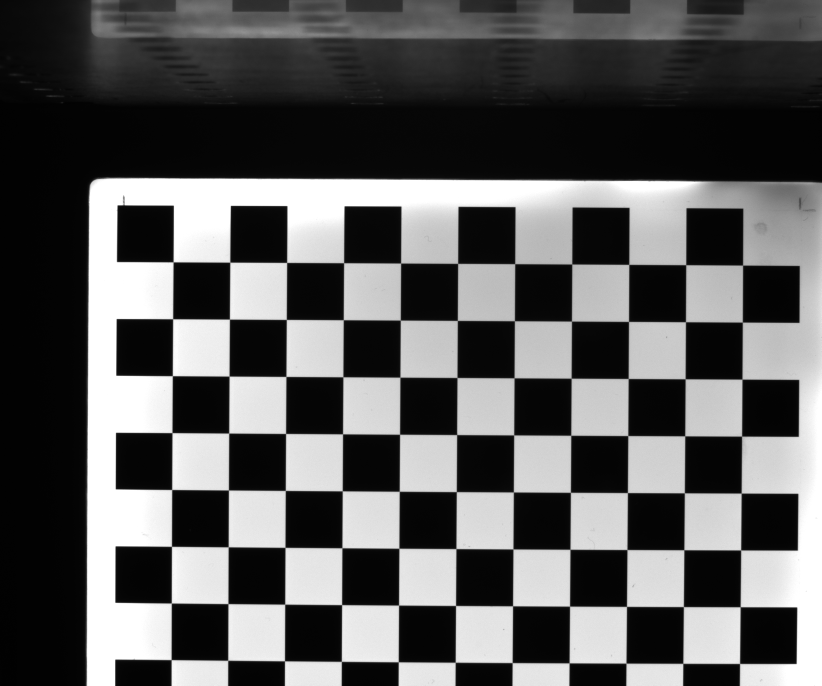
#> input picture notebooks/smartmtf/pos9.9_sharpest.tiff, 2464 x 2056 px (shown at 1/3 size)
$ jupyter execute mtf.ipynb
#> lines starting #> are read from the running program, lines starting #| are printed output that depends on the picture
### notebooks/common.py
import cv2
import numpy as np
from scipy.signal import savgol_filter
from scipy.ndimage import rotate
import PIL
import matplotlib.pyplot as plt
import math
from scipy.fft import fft, fftfreq, fftshift

def a(b):
    return b+1

def read_image(filename):
    image = cv2.imread(filename, cv2.IMREAD_GRAYSCALE)
    return image

class Point:
    def __init__(self, x, y):
        self.x = x
        self.y = y

class ROI:
    def __init__(self, ul, lr):
        self.ul = ul
        self.lr = lr

# get_roi
def get_roi(image, topleft, bottomright):
    ul = Point(topleft[0], topleft[1])
    lr = Point(bottomright[0], bottomright[1])
    roi = ROI(ul, lr)
    roi_image = image[roi.ul.y : roi.lr.y, roi.ul.x : roi.lr.x]
    return (roi_image, roi)

# get_hamming
def get_hamming(window_width, mid = None):
    if mid is None:
        mid = (window_width - 1) / 2

    wid1 = mid
    wid2 = window_width - 1 - mid
    wid = max(wid1, wid2)
    pie = math.pi
    data = [0.54+0.45*math.cos(pie*(i-mid)/wid) for i in range(window_width)]
    return data

# get_deriv1
def get_deriv1(a, fil):
    result = np.convolve(a, fil, mode="same")
    result[0] = result[1]
    result[-1] = result[-2]
    return result

# get_centroid
def get_centroid(a):
#     print(a.shape)
    dist = np.arange(a.shape[1])
    # print(dist.shape)
    weight = a
    moment = weight * dist
#     print(moment.shape)
    weight_sum = np.sum(weight, axis=1)
    moment_sum = np.sum(moment, axis=1)
    result = moment_sum/weight_sum
    return result

# get_polyfit
def get_polyfit(x, y, deg):
    p = np.polyfit(x, y, deg, full=False)
    return p

def get_fir2fix(n, m):
    """
    n = frequency data length [0-half-sampling (Nyquist) frequency]
    m = length of difference filter
        e.g. 2-point difference m = 2
             3-point difference m = 3

    returns: nxl MTF correction array (limited to a maximum of 10)
    """
    m = m - 1
    scale = 1
    correct = [abs((math.pi * (i+1) * m/(2*(n+1)))/math.sin(math.pi*(i+1)*m/(2*(n+1)))) for i in range(n)]
    correct[0] = 1
    correct = np.array(correct)
    gt10 = correct > 10
    correct[gt10] = 10
    return correct

def project2(ary, fit, fac = 4):
    """
    Projects the data in array ary along the direction defined by
      npix = (1/slope)*nlin.

    Data is accumulated in 'bins' that have width (1/fac) pixel.

    The smooth, supersampled one-dimensional vector is returned.

    ary: input data array
    fit: the polynomial fit
    fac: oversampling (binning) factor, default = 4
    """

    nlin = ary.shape[0]
    npix = ary.shape[1]
    slope = fit[0]
    nn = math.floor(npix * fac)
    slope = 1/slope
    offset = round(fac * (0 - (nlin - 1) / slope))
    del1 = abs(offset)
    if offset > 0:
        offset = 0

    bwidth = nn + del1 + 150

    # projection and binning
    p2 = [np.polyval(fit, y) - fit[1] for y in range(nlin)]

    barray = np.zeros((2, bwidth))

    for n in range(npix):
        for m in range(nlin):
            x = n
            y = m
            ling = math.ceil((x-p2[m])*fac) + 1 - offset
            if ling < 1:
                ling = 1
            elif ling > bwidth:
                lin = bwidth

            barray[0, ling] = barray[0, ling] + 1
            barray[1, ling] = barray[1, ling] + ary[m, n]

#     print(barray[:, 0:200])

    # TODO: check for zero counts
    start = 1 + round(0.5 * del1)
#     print(start)
    esf = [barray[1, i + start]/barray[0, i + start] for i in range(nn)]
#     print(esf)
    return esf

### notebooks/mtf.ipynb
# e-SFR ISO12233: Slanted-Edge Analysis with Polynomial Edge Fitting

From a selected edge area of an image (ROI), the program computes ISO slanted edge SFR.

[cell 1]
import cv2
import numpy as np
from scipy.signal import savgol_filter
from scipy.ndimage import rotate
import PIL
import matplotlib.pyplot as plt
import math
from scipy.fft import fft, fftfreq, fftshift

[cell 2]
from common import read_image, Point, ROI, get_roi, get_hamming, get_deriv1, get_centroid, get_polyfit, get_fir2fix, project2

[cell 3]
# plot a hamming window filter with window width=100
test_get_hamming = get_hamming(100)
plt.plot(test_get_hamming, 'b')
plt.plot(np.hamming(100), 'r')
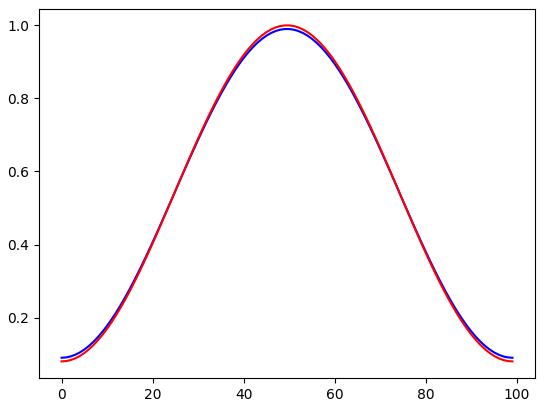
#> figure drawn by matplotlib, 1 panel; curve peaks at x = 49, y = 0.99; curve peaks at x = 49, y = 1

[cell 4]
def get_mtf(test, f):
#> called with test = 'smartmtf', f = 'smartmtf/pos9.9_sharpest.tiff'
    is_edge = True
    image_filename = None

    image_filename = "edge_computed_1deg_noise_mono.tif"
    if test == 'smartmtf':
      image_filename = "smartmtf/pos9.9_sharpest.tiff" # for smartmtf
    elif test == 'dome':
      image_filename = "DomeCamera/-7.85_sharpest.tiff" # for dome
    image_filename = f
    # image_filename = "cross_hair.png"
    # image_filename = "Red_Left_X0Y0_Cam 2_ROI1_increase.tiff"
    special_flag = 1
    # [10 lines of commented-out code are left out]
    del1 = 1
    sunit = "mm"
    funit = "cy/pixel"

    # order of polynomial fit to edge [1-5]
    npol = 1 # linear

    # smoothing window
    # 0: (default) Tukey smoothing window
    # 1: Hamming window
    wflag = 1

    # Tukey window parameter
    alpha = 1

    # r,g,b weights used to compute luminance record
    # default = [0.213, 0.715, 0.072]
    weight = [0.213, 0,715, 0.072]

    smax = 255

    nbin = 4

    lowhi = 0
    fil1 = [0.5, -0.5]
    fil2 = [0.5, -0.5]

    deg = 1

    ################################################################################
    # Step 0. load image
    ################################################################################

    raw_image = read_image(image_filename)
#> in read_image, image is the input picture: shape (2056, 2464); min 1, max 255, mean 92.3
    rotation= 0
    # raw_image = rotate(raw_image, rotation)
    raw_image_w = raw_image.shape[0]
    raw_image_h = raw_image.shape[1]
    # [11 lines of commented-out code are left out]
    if rotation == 0:
        offset = -110
    elif rotation == -1:
        offset = -75
    elif rotation == -2:
        offset = -35
    elif rotation == -3:
        offset = 4
    elif rotation == -4:
        offset = 40
    elif rotation == -5:
        offset = 80

    # [4 lines of commented-out code are left out]

    if is_edge:
      roi_image, roi = get_roi(raw_image, [2600+offset, 600], [2610+111+offset, 1000]) # for edge
#> in get_roi, `roi_image = image[roi.ul.y : roi.lr.y, roi.ul.x : roi.lr.x]`: roi_image = empty array
#> roi_image = empty array
      if test == 'smartmtf':
        roi_image, roi = get_roi(raw_image, [1310, 1150], [1430, 1270]) # for smart mtf
#> in get_roi (call 2), `roi_image = image[roi.ul.y : roi.lr.y, roi.ul.x : roi.lr.x]`:
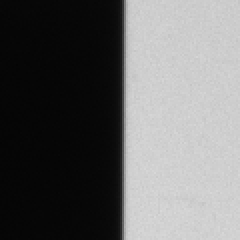
#> roi_image: shape (120, 120) (shown 2 times larger); min 4, max 217, mean 103.5
      elif test == 'dome':
        roi_image, roi = get_roi(raw_image, [1050, 1090], [1140, 1180]) # for dome
    else:
      roi_image, roi = get_roi(raw_image, [2450-600, 600], [2850+800, 1000]) # for cross-hair
    #   roi_image, roi = get_roi(raw_image, [1600, 300], [raw_image.shape[1] - 1700, raw_image.shape[0]-700]) # for cross-hair

    # print(roi_image.shape, roi)
    special_flag = 0
    if special_flag == 1:
        roi_image = raw_image
        roi.ul.x = 0
        roi.ul.y = 0
        roi.lr.x = roi_image.shape[0]
        roi.lr.y = roi_image.shape[1]
    special_flag = 1

    # [4 lines of commented-out code are left out]
    roi_image = roi_image.astype(np.float32)

    # TODO: clip

    # TODO: rotate if required

    # Check for "positive" edge
    tleft = np.sum(roi_image[:, :5])
#> tleft = 3447
    tright = np.sum(roi_image[:, -5:])
#> tright = 123443
    if tleft > tright:
        lowhi = 1
        fil1 = [-0.5, 0.5]
        fil2 = [-0.5, 0, 0.5]
    else:
        lowhi = 0
        fil1 = [0.5, -0.5]
        fil2 = [0.5, 0, -0.5]

    # print(tleft, tright)
    # Check for low contrast edge
    contrast = abs((tleft-tright)/(tleft+tright))
#> contrast = 0.946
    # print(contrast)
    if contrast < 0.2:
        print("WARNING: Edge contrast is less than 20%, this can lead to high error in the SFR measurement.")

    cv2.imwrite("edge.png", roi_image)

    ################################################################################
    # Step 2. Prepare for Edge location Estimation
    ################################################################################

    win1 = get_hamming(roi_image.shape[1])
    # plt.title("hamming window")
    # plt.plot(win1)

    ################################################################################
    # Step 3. Get Derivative
    ################################################################################
    # print(is_edge)
    # print('roi_image.shape', roi_image.shape)
    if is_edge:
      deriv = np.apply_along_axis(lambda a: get_deriv1(a, fil1), axis = 1, arr=roi_image)
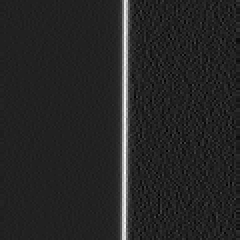
#> deriv: shape (120, 120) float64 (shown 2 times larger); min -6, max 40, mean 0.8; drawn with min black and max white
    else:
      deriv = roi_image
    # [15 lines of commented-out code are left out]
    if wflag == 1:
        centroid = get_centroid(deriv * win1) - 0.5
#> in get_centroid, `weight_sum = np.sum(weight, axis=1)`: weight_sum = 120 values, max 100.4 at index 105, min 96.62 at index 3, mean 98.55
#> in get_centroid, `moment_sum = np.sum(moment, axis=1)`: moment_sum = 120 values, max 6180.5 at index 105, min 5932.5 at index 20, mean 6067.5
#> in get_centroid, `result = moment_sum/weight_sum`: result = 120 values, max 62.3 at index 0, min 60.98 at index 114, mean 61.57
#> centroid = 120 values, max 61.8 at index 0, min 60.48 at index 114, mean 61.07
    else:
        centroid = get_centroid(deriv) - 0.5

    # [9 lines of commented-out code are left out]
    x = np.arange(len(centroid))
#> x = 120 values from 0 to 119
    y = centroid
#> y has the same summary as centroid

    fit = get_polyfit(x, y, deg)
#> in get_polyfit, `p = np.polyfit(x, y, deg, full=False)`: p = [-0.00706, 61.49]
#> fit = [-0.00706, 61.49]

    # plt.plot(np.polyval(fit, x), x, "y")

    # print("Polyfit coefficients:", fit)

    ################################################################################
    # Step 5. Compute polynomial fit to central locations
    ################################################################################
    centroid_place = np.polyval(fit, np.arange(len(centroid)))
#> centroid_place = 120 values, max 61.49 at index 0, min 60.65 at index 119, mean 61.07
    # print(centroid_place)
    hamming_width = deriv.shape[1]


    win2 = [get_hamming(hamming_width, centroid_place[i]) for i in range(len(centroid_place))]
#> win2 = 120 items
    win2 = np.array(win2)
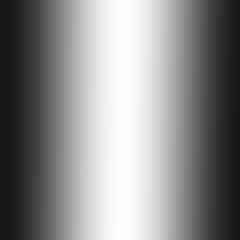
#> win2: shape (120, 120) float64 (shown 2 times larger); min 0.09, max 0.99, mean 0.548
    wflag=0
    # print("wflag:", wflag)
    # print("deriv:", deriv)
    # print("win2:", win2)
    if wflag == 1:
        deriv_hamming_windowed = deriv * win2
    else:
        deriv_hamming_windowed = deriv

    # plt.imshow(deriv_hamming_windowed)

    centroid = get_centroid(deriv_hamming_windowed)
#> in get_centroid (call 2), `moment = weight * dist`:
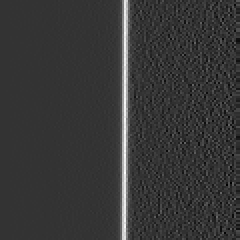
#> moment: shape (120, 120) float64 (shown 2 times larger); min -632.5, max 2480, mean 50.6; drawn with min black and max white
#> in get_centroid (call 2), `weight_sum = np.sum(weight, axis=1)`: weight_sum = 120 values, max 105 at index 105, min 91.5 at index 20, mean 99.43
#> in get_centroid (call 2), `moment_sum = np.sum(moment, axis=1)`: moment_sum = 120 values, max 6716.5 at index 0, min 5163.5 at index 20, mean 6068.4
#> in get_centroid (call 2), `result = moment_sum/weight_sum`: result = 120 values, max 64.89 at index 0, min 56.43 at index 20, mean 61
#> centroid has the same summary as result in get_centroid
    # print(centroid)
    # plt.plot(centroid, np.arange(len(centroid)), 'r')

    x = np.arange(len(centroid))
    y = centroid
#> y has the same summary as result in get_centroid
    # print(x)
    # print(y)
    fit = get_polyfit(x, y, deg)
#> fit = [-0.00768, 61.46]
    # print("fit:", fit)
    # plt.plot(np.polyval(fit, x), x, "y")


    slout = -fit[0]
#> slout = 0.00768
    # print("slope:", slout)
    slout = 180*math.atan(slout)/math.pi
#> slout = 0.44
    # print("slope angle of fitme (deg):", slout)

    # Evaluate equation at the middle line as edge location
    midloc = np.polyval(fit, deriv.shape[0]/2)
#> midloc = 61

    # Limit number of lines to integer (npix*line slope as per ISO 12233
    nlin = deriv.shape[0]
    a = math.floor(nlin*abs(slout))
#> a = 52
    b = abs(slout)
#> b = 0.44
    nlinl = round(a/b)
#> nlinl = 118
    # print("limit of line number:", nlinl)

    # Limit the number of lines to integer(npix*line slope) as per ISO 12233
    roi_image = roi_image[:nlinl, :]
#> roi_image: shape (118, 120) float32
    # print("roi_image shape limited to:", roi_image.shape)
    # plt.imshow(roi_image)

    vslope = -fit[0]
#> vslope = 0.00768
    slope_deg = slout
#> slope_deg = 0.44

    delimage = del1

    # correct sampling interval for sampling normal to edge
    delfac = math.cos(math.atan(vslope))
#> delfac = 1
    # print("delfac:", delfac)

    # input pixel sampling normal to edge
    del1n = del1*delfac
#> del1n = 1
    # print("del1n:", del1n)

    # super-sampling interval normal to edge
    del2 = del1n/nbin
#> del2 = 0.25
    # print("del2", del2)

    nn = math.ceil(deriv.shape[1]*nbin)
    nn2 = math.floor(nn/2) + 1
    # print("nn, nn2:", nn, nn2)

    # dcorr corrects SFR for response of FIR filter
    dcorr = get_fir2fix(nn2, 3)

    freqlim = 1
    if nbin == 1:
        freqlim = 2

    nn2out = round(nn2*freqlim/2)

    # half-sampling frequency
    nfreq = nn/(2*delimage*nn)

    ################################################################################
    # Step 6. Form super-sampled edge profile by shifting and binning (ESF)
    ################################################################################

    # print(roi_image.shape)
    # print(fit)
    esf = project2(roi_image, fit, nbin)
#> in project2, `slope = fit[0]`: slope = -0.00768
#> in project2, `slope = 1/slope`: slope = -130.3
#> in project2, `offset = round(fac * (0 - (nlin - 1) / slope))`: offset = 4
#> in project2, `bwidth = nn + del1 + 150`: bwidth = 634
#> in project2, `p2 = [np.polyval(fit, y) - fit[1] for y in range(nlin)]`: p2 = 118 values, max 0 at index 0, min -0.898 at index 117, mean -0.449
#> in project2, `start = 1 + round(0.5 * del1)`: start = 3
#> in project2, `esf = [barray[1, i + start]/barray[0, i + start] for i in range(nn)]`: esf = 480 items, first 6: 5.52, 5.56, 5.67, 6.03, 5.64, 5.41
    l = len(esf)
#> l = 480
    # print(l)
    esf[l-1]=esf[l-2]
    # esf = savgol_filter(esf, 31, 3)
    # plt.plot(esf)

    ################################################################################
    # Step 7. Compute 1-D derivative of super-sampled edge data (LSF)
    ################################################################################

    # if not is_edge:
    #     esf = np.cumsum(esf)

    lsf1 = get_deriv1(esf, fil2)
#> lsf1 = 480 values, max 22.55 at index 246, min -2.11 at index 362, mean 0.424
    if not is_edge:
        lsf1 = esf
    # print(len(lsf1))
    # lsf1 = [l + 2 for l in lsf1]
    # plt.plot(lsf1)

    # print(lsf1)

    ################################################################################
    # Step 8. Apply window to edge-derivative (LSF)
    ################################################################################

    nn = len(lsf1)
    mm = np.argmax(lsf1)
#> mm = 246

    win3 = get_hamming(nn, mm)
#> win3 = 480 values, max 0.99 at index 246, min 0.09 at index 0, mean 0.551
    win3 = np.array(win3)
    lsf1 = np.array(lsf1)
    if wflag == 1:
        lsf = lsf1 * win3
    else:
        lsf = lsf1
#> lsf has the same summary as lsf1

    # [16 lines of commented-out code are left out]

    temp = abs(fft(lsf))
#> temp = 480 values, max 203.7 at index 0, min 0.512 at index 239, mean 29.54
    mtf = temp[0:nn2] / temp[0]
#> mtf = 241 values, max 1 at index 0, min 0.00252 at index 239, mean 0.146
    # Compute frequency values
    # print("del2", del2, "nn", nn)
    freq = [i / (del2*nn) for i in range(nn)]
#> freq = 480 values from 0 to 3.99
    freq = np.array(freq)
    mtf = np.array(mtf)

    if test == 'smartmtf':
        nn2out=90 # for smartmtf
        efl = 60
        px = 3.45
    elif test == 'dome':
        nn2out=60 # for dome
        efl = 94.45
        px = 5.5

    lppd = px/efl/1000 * 180/3.14159

    # [7 lines of commented-out code are left out]

    return freq[0:nn2out]/lppd, mtf[0:nn2out], dcorr, nn2out, freq

[cell 5]
# image file names

def get_image_by_test(test):
    if test == 'smartmtf':
      image_filename = "smartmtf/pos9.9_sharpest.tiff" # for smartmtf
      # image_filename = "smartmtf/pos10.0.tiff" # for smartmtf
    elif test == 'dome':
      image_filename = "DomeCamera/-7.85_sharpest.tiff" # for dome
      # image_filename = "DomeCamera/-7.90.tiff" # for dome

    return image_filename

test = 'smartmtf'
f1, m1, dcorr1, nn2out1, freq1 = get_mtf(test, get_image_by_test(test))
#> f1 = 90 values from 0 to 225.1; m1 = 90 values, max 1 at index 0, min 0.0122 at index 55, mean 0.273; dcorr1 = 241 values from 1 to 10; nn2out1 = 90; freq1 = 480 values from 0 to 3.99

test = 'dome'
f2, m2, dcorr2, nn2out2, freq2 = get_mtf(test, get_image_by_test(test))
#> call 2 of get_mtf, with test = 'dome', f = 'DomeCamera/-7.85_sharpest.tiff'
#> call 2 of read_image, with filename = 'DomeCamera/-7.85_sharpest.tiff'
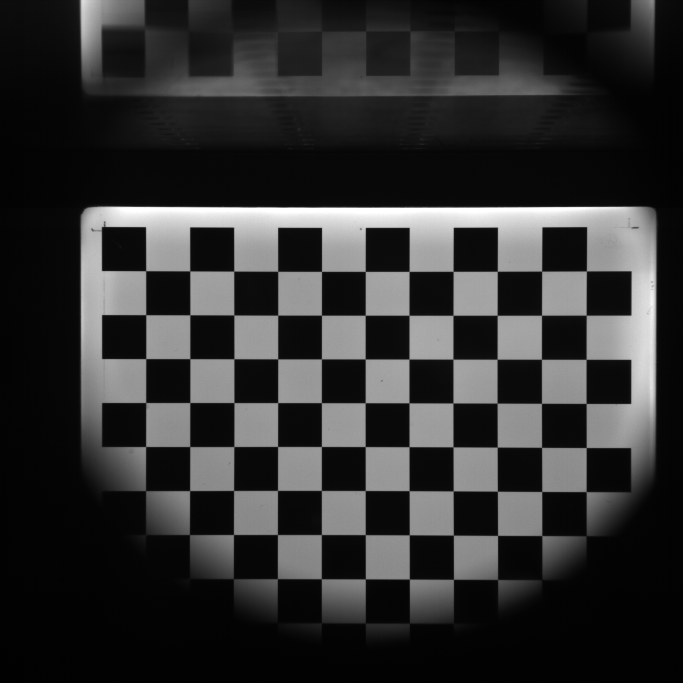
#> input picture notebooks/DomeCamera/-7.85_sharpest.tiff, 2048 x 2048 px (shown at 1/3 size)
#> in read_image, image is the input picture: shape (2048, 2048); min 0, max 255, mean 49
#> in get_roi (call 4), `roi_image = image[roi.ul.y : roi.lr.y, roi.ul.x : roi.lr.x]`:
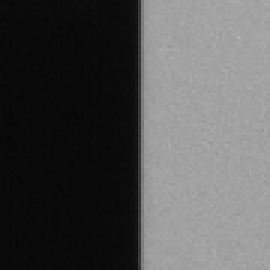
#> roi_image: shape (90, 90) (shown 3 times larger); min 7, max 175, mean 82.2
#> in get_mtf (call 2), `tleft = np.sum(roi_image[:, :5])`: tleft = 4136
#> in get_mtf (call 2), `tright = np.sum(roi_image[:, -5:])`: tright = 72561
#> in get_mtf (call 2), `contrast = abs((tleft-tright)/(tleft+tright))`: contrast = 0.892
#> in get_mtf (call 2), `deriv = np.apply_along_axis(lambda a: get_deriv1(a, fil1), axis = 1, a..`:
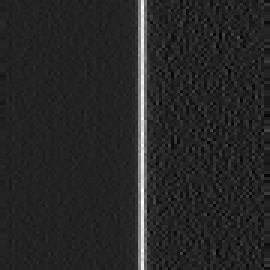
#> deriv: shape (90, 90) float64 (shown 3 times larger); min -6, max 39, mean 0.8; drawn with min black and max white
#> (the rest of the program and of its run is left out)
